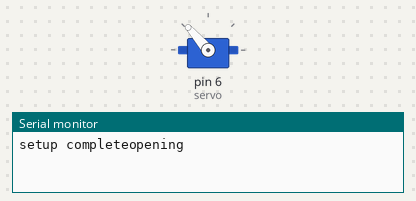
Simulated run of this sketch. Board: Arduino Uno, built with avr-gcc and run on an emulated ATmega328P. Shown: servo, the last lines printed to the serial monitor.

Above: at 0.05 s.
At 4.0 s:
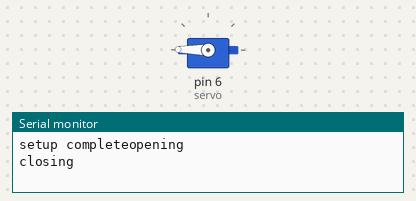
Timing chart, 0 to 5.2 s (numbered marks = the images above):
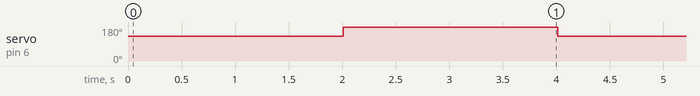

Measured:
- by itself, servo on pin 6 (servo): alternates 179° for 2.0 s and 131° for 2.0 s

The sketch:

servotest2.ino
```cpp
#include <Servo.h>

Servo servo;
int pos = 180;

void setup() {
  Serial.begin(9600);
  servo.attach(6);
  servo.write(pos);
  Serial.write("setup complete");
}

void loop() {
  Serial.println("opening");
  for (pos;pos>130;pos--){
    servo.write(pos);
  }
  delay(2000);
  Serial.println("closing\n");
  for (pos;pos<180;pos++){
    servo.write(pos);
  }
  delay(2000);
}
```
